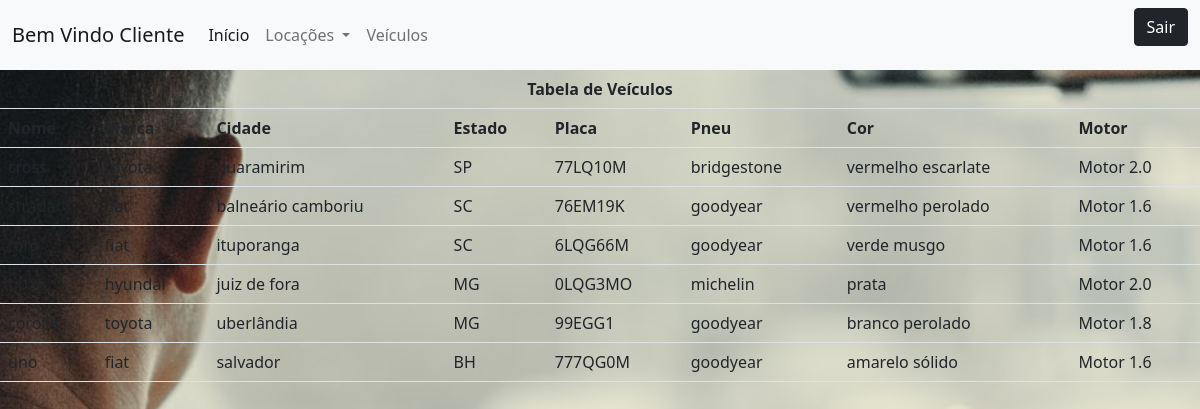
/veiculos.php (signed in), run on the app's committed database.
### tables this page shows
CREATE TABLE `veiculo` (
  `vec_codigo` int NOT NULL AUTO_INCREMENT,
  `vec_nome` varchar(45) NOT NULL,
  `vec_marca` varchar(45) NOT NULL,
  `vec_cidade` varchar(45) NOT NULL,
  `vec_estado` varchar(45) NOT NULL,
  `vec_placa` char(7) NOT NULL,
  `vec_pneu` varchar(45) NOT NULL,
  `vec_cor` varchar(45) NOT NULL,
  `vec_motor` varchar(45) NOT NULL,
  PRIMARY KEY (`vec_codigo`)
);

### acoes/acaoListar.php (called while the page is built, shortened)
<?php
require_once 'classes/Veiculo.php';
function listarVeiculos() {
    $conexao = mysqli_connect('localhost', 'root', 'root', 'locacaoveiculos');
    $sql = "SELECT * FROM veiculo;";
    $result = mysqli_query($conexao, $sql);
    $veiculos =[];
    while ($row = mysqli_fetch_array($result)) {
        $veiculo = new Veiculo();
        $veiculo->setCodigo($row['vec_codigo']);
        $veiculo->setNome($row['vec_nome']);
        $veiculo->setMarca($row['vec_marca']);
        $veiculo->setCidade($row['vec_cidade']);
        $veiculo->setEstado($row['vec_estado']);
        $veiculo->setPlaca($row['vec_placa']);
        $veiculo->setPneu($row['vec_pneu']);
        $veiculo->setCor($row['vec_cor']);
        $veiculo->setMotor($row['vec_motor']);
        $veiculos[] = $veiculo;
    }
    return $veiculos;
}

### classes/Veiculo.php (called while the page is built, shortened)
<?php
class Veiculo {
    private $nome;
    private $marca;
    private $cidade;
    private $estado;
    private $placa;
    private $pneu;
    private $cor;
    private $motor;
    public function getNome() {
        return $this->nome;
    }
    public function getMarca() {
        return $this->marca;
    }
    public function getCidade() {
        return $this->cidade;
    }
    public function getEstado() {
        return $this->estado;
    }
    public function getPlaca() {
        return $this->placa;
    }
    public function getPneu() {
        return $this->pneu;
    }
    public function getCor() {
        return $this->cor;
    }
    public function getMotor() {
        return $this->motor;
    }
    public function setNome($nome): void {
        $this->nome = $nome;
    }
    public function setMarca($marca): void {
        $this->marca = $marca;
    }
    public function setCidade($cidade): void {
        $this->cidade = $cidade;
    }
    public function setEstado($estado): void {
        $this->estado = $estado;
    }
    public function setPlaca($placa): void {
        $this->placa = $placa;
    }
    public function setPneu($pneu): void {
        $this->pneu = $pneu;
    }
    public function setCor($cor): void {
        $this->cor = $cor;
    }
    public function setMotor($motor): void {
        $this->motor = $motor;
    }
}

### veiculos.php (the view, shortened to what this page needs)
<?php
    if (isset($_SESSION['perfil'])) {
        $perfil = $_SESSION['perfil'];
    } else {
        session_destroy();
        header("location:login.php");
    }
?>
<html>
    <head>
        <link href="https://cdn.jsdelivr.net/npm/bootstrap@5.0.2/dist/css/bootstrap.min.css" rel="stylesheet">
        <link href="css/style.css" rel="stylesheet">
    </head>
    <body class="<?php echo $perfil ?>">
        <nav class="navbar navbar-expand-lg navbar-light bg-light">
            <div class="container-fluid">
                <a class="navbar-brand" href="index.php">Bem Vindo <?php echo $perfil ?></a>
                <div class="collapse navbar-collapse" id="navbarSupportedContent">
                  <ul class="navbar-nav me-auto mb-2 mb-lg-0">
                    <li class="nav-item">
                      <a class="nav-link active" aria-current="page" href="index.php">Início</a>
                    </li>
                    <li class="nav-item dropdown">
                      <a class="nav-link dropdown-toggle" href="#" id="navbarDropdown" role="button" data-bs-toggle="dropdown" aria-expanded="false">
                        Locações
                      </a>
                    </li>
                    <li class="nav-item">
                      <a class="nav-link" href="veiculos.php">Veículos</a>
                    </li>
                  </ul>
                    <form class="d-flex" action="acoes/acaoLogin.php">
                        <button class="btn btn-dark" name="acao" type="submit" value="logoff">Sair</button>
                    </form>
              </div>
          </div>
        </nav>
        <table class="table table-hover">
            <tr>
                <th colspan="8" style="text-align: center">Tabela de Veículos</th>
            </tr>
            <tr>
                <th>Nome</th>
                <th>Marca</th>
                <th>Cidade</th>
                <th>Estado</th>
                <th>Placa</th>
                <th>Pneu</th>
                <th>Cor</th>
                <th>Motor</th>
            </tr>
            <?php
                require 'acoes/acaoListar.php';
                $veiculos = listarVeiculos();
                foreach ($veiculos as $veiculo) {
                    echo '<tr>';
                    echo    '<td>'.$veiculo->getNome().'</td>';
                    echo    '<td>'.$veiculo->getMarca().'</td>';
                    echo    '<td>'.$veiculo->getCidade().'</td>';
                    echo    '<td>'.$veiculo->getEstado().'</td>';
                    echo    '<td>'.$veiculo->getPlaca().'</td>';
                    echo    '<td>'.$veiculo->getPneu().'</td>';
                    echo    '<td>'.$veiculo->getCor().'</td>';
                    echo    '<td>'.$veiculo->getMotor().'</td>';
                    echo '</tr>';
                }
            ?>
        </table>
  </body>
</html>

### css/style.css (style rules this page uses)
body { background-repeat: no-repeat; background-size: cover; background-position: center right; }
.Cliente { background-image: url('../images/cliente_bg.jpg'); }

### data on the page
veiculo: vec_marca "toyota", vec_cidade "guaramirim", vec_estado "SP", vec_placa "77LQ10M", vec_pneu "bridgestone", vec_cor "vermelho escarlate", vec_motor "Motor 2.0"
veiculo: vec_marca "fiat", vec_cidade "balneário camboriu", vec_estado "SC", vec_placa "76EM19K", vec_pneu "goodyear", vec_cor "vermelho perolado", vec_motor "Motor 1.6"
veiculo: vec_marca "fiat", vec_cidade "ituporanga", vec_estado "SC", vec_placa "6LQG66M", vec_pneu "goodyear", vec_cor "verde musgo", vec_motor "Motor 1.6"
veiculo: vec_marca "hyundai", vec_cidade "juiz de fora", vec_estado "MG", vec_placa "0LQG3MO", vec_pneu "michelin", vec_cor "prata", vec_motor "Motor 2.0"
veiculo: vec_nome "corolla", vec_marca "toyota", vec_cidade "uberlândia", vec_estado "MG", vec_placa "99EGG1", vec_pneu "goodyear", vec_cor "branco perolado", vec_motor "Motor 1.8"
veiculo: vec_nome "uno", vec_marca "fiat", vec_cidade "salvador", vec_estado "BH", vec_placa "777QG0M", vec_pneu "goodyear", vec_cor "amarelo sólido", vec_motor "Motor 1.6"

### other printed values
$perfil "Cliente"
